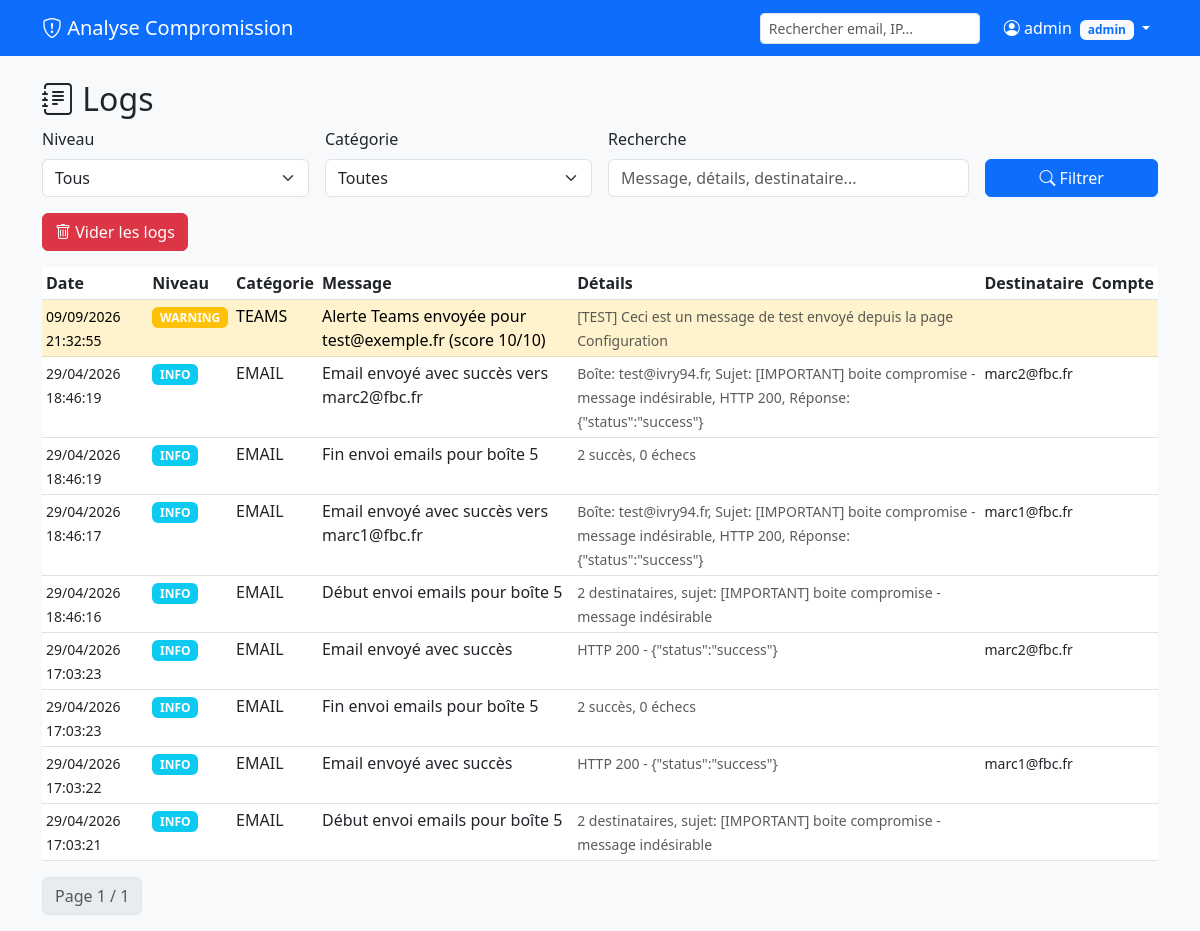
Screenshot of /logs (signed in) with the database file from the repository.
### tables this page shows
CREATE TABLE logs (
        id INTEGER PRIMARY KEY AUTOINCREMENT,
        timestamp TIMESTAMP DEFAULT CURRENT_TIMESTAMP,
        level TEXT NOT NULL,
        category TEXT NOT NULL,
        message TEXT NOT NULL,
        details TEXT,
        boite_id INTEGER,
        recipient TEXT, username TEXT,
        FOREIGN KEY (boite_id) REFERENCES boites_compromises(id)
    );

### app.py (the view)
@app.route('/logs')
@admin_required
def view_logs():
    conn = get_db()
    page = request.args.get('page', 1, type=int)
    per_page = 50
    offset = (page - 1) * per_page
    level_filter = request.args.get('level', '')
    category_filter = request.args.get('category', '')
    search = request.args.get('search', '')
    query = 'SELECT * FROM logs WHERE 1=1'
    params = []
    if level_filter:
        query += ' AND level=?'
        params.append(level_filter)
    if category_filter:
        query += ' AND category=?'
        params.append(category_filter)
    if search:
        query += ' AND (message LIKE ? OR details LIKE ? OR recipient LIKE ? OR username LIKE ?)'
        params.extend([f'%{search}%', f'%{search}%', f'%{search}%', f'%{search}%'])
    query += ' ORDER BY timestamp DESC LIMIT ? OFFSET ?'
    params.extend([per_page, offset])
    logs = conn.execute(query, params).fetchall()
    count_query = 'SELECT COUNT(*) as cnt FROM logs WHERE 1=1'
    count_params = []
    if level_filter:
        count_query += ' AND level=?'
        count_params.append(level_filter)
    if category_filter:
        count_query += ' AND category=?'
        count_params.append(category_filter)
    if search:
        count_query += ' AND (message LIKE ? OR details LIKE ? OR recipient LIKE ? OR username LIKE ?)'
        count_params.extend([f'%{search}%', f'%{search}%', f'%{search}%', f'%{search}%'])
    total = conn.execute(count_query, count_params).fetchone()['cnt']
    total_pages = (total + per_page - 1) // per_page
    levels = conn.execute('SELECT DISTINCT level FROM logs ORDER BY level').fetchall()
    categories = conn.execute('SELECT DISTINCT category FROM logs ORDER BY category').fetchall()
    conn.close()
    return render_template('logs.html', logs=logs, page=page, total_pages=total_pages,
                           levels=levels, categories=categories,
                           level_filter=level_filter, category_filter=category_filter, search=search)

### app.py (called while the page is built, shortened)
def format_paris_datetime(value, fmt='%d/%m/%Y %H:%M:%S'):
    if not value:
        return ''
    from datetime import datetime
    try:
        from zoneinfo import ZoneInfo
    except ImportError:
        return value
    s = str(value).strip()
    try:
        if s.endswith('Z'):
            s = s[:-1] + '+00:00'
        dt = datetime.fromisoformat(s)
        if dt.tzinfo is None:
            dt = dt.replace(tzinfo=ZoneInfo('UTC'))
        return dt.astimezone(ZoneInfo('Europe/Paris')).strftime(fmt)
    except Exception:
        return value

def get_db():
    conn = sqlite3.connect(DB_PATH)
    conn.row_factory = sqlite3.Row
    return conn

@app.before_request
def require_login():
    if request.endpoint is None or request.endpoint in PUBLIC_ENDPOINTS or request.path.startswith('/api/v1/'):
        return
    if not session.get('user_id'):
        return redirect(url_for('login', next=request.path))
    if session.get('must_change_password') and request.endpoint not in PASSWORD_CHANGE_ALLOWED_ENDPOINTS:
        return redirect(url_for('change_password'))

def admin_required(f):
    @wraps(f)
    def decorated_function(*args, **kwargs):
        if not session.get('user_id'):
            return redirect(url_for('login', next=request.path))
        if session.get('role') != 'admin':
            flash("Accès réservé aux administrateurs")
            return redirect(url_for('index'))
        return f(*args, **kwargs)
    return decorated_function

### templates/logs.html (shortened to what this page needs)
{% extends "base.html" %}
{% block content %}
<h2><i class="bi bi-journal-text"></i> Logs</h2>
<form class="row g-3 mb-3" method="get">
    <div class="col-md-3">
        <label class="form-label">Niveau</label>
        <select name="level" class="form-select">
            <option value="">Tous</option>
        </select>
    </div>
    <div class="col-md-3">
        <label class="form-label">Catégorie</label>
        <select name="category" class="form-select">
            <option value="">Toutes</option>
        </select>
    </div>
    <div class="col-md-4">
        <label class="form-label">Recherche</label>
        <input type="text" name="search" class="form-control" value="{{ search }}" placeholder="Message, détails, destinataire...">
    </div>
    <div class="col-md-2 d-flex align-items-end">
        <button type="submit" class="btn btn-primary w-100"><i class="bi bi-search"></i> Filtrer</button>
    </div>
</form>
<form method="post" action="{{ url_for('clear_logs') }}" class="mb-3" onsubmit="return confirm('Supprimer tous les logs ?');">
    <button type="submit" class="btn btn-danger"><i class="bi bi-trash"></i> Vider les logs</button>
</form>
<div class="table-responsive">
    <table class="table table-sm table-hover">
        <thead>
            <tr>
                <th>Date</th>
                <th>Niveau</th>
                <th>Catégorie</th>
                <th>Message</th>
                <th>Détails</th>
                <th>Destinataire</th>
                <th>Compte</th>
            </tr>
        </thead>
        <tbody>
            {% for log in logs %}
            <tr class="{% if log.level=='ERROR' %}table-danger{% elif log.level=='WARNING' %}table-warning{% endif %} clickable-row" onclick="window.location='{{ url_for('view_log_detail', log_id=log.id) }}'" style="cursor: pointer;">
                <td><small>{{ log.timestamp|paris }}</small></td>
                <td><span class="badge {% if log.level=='ERROR' %}bg-danger{% elif log.level=='WARNING' %}bg-warning{% else %}bg-info{% endif %}">{{ log.level }}</span></td>
                <td>{{ log.category }}</td>
                <td>{{ log.message }}</td>
                <td><small class="text-muted">{{ log.details[:150] if log.details else '' }}{% if log.details and log.details|length > 150 %}...{% endif %}</small></td>
                <td><small>{{ log.recipient or '' }}</small></td>
                <td><small>{% if log.username %}<span class="badge bg-secondary"><i class="bi bi-person"></i> {{ log.username }}</span>{% endif %}</small></td>
            </tr>
            {% else %}
            <tr><td colspan="7" class="text-center text-muted">Aucun log</td></tr>
            {% endfor %}
        </tbody>
    </table>
</div>
<nav>
    <ul class="pagination">
        <li class="page-item disabled"><a class="page-link" href="#">Page {{ page }} / {{ total_pages }}</a></li>
    </ul>
</nav>
{% endblock %}

### templates/base.html (style rules this page uses)
body { background-color: #f8f9fa; }

### rows the page displays
logs: timestamp|paris "09/09/2026 21:32:55", level "WARNING", category "TEAMS", message "Alerte Teams envoyée pour test@exemple.fr (score 10/10)", details "[TEST] Ceci est un message de test envoyé depuis la page Configuration"
logs: timestamp|paris "29/04/2026 18:46:19", level "INFO", category "EMAIL", message "Email envoyé avec succès vers marc2@fbc.fr", details "Boîte: test@ivry94.fr, Sujet: [IMPORTANT] boite compromise - message indésirable, HTTP 200, Réponse: {\"status\":\"success\"}", recipient "marc2@fbc.fr"
logs: timestamp|paris "29/04/2026 18:46:19", level "INFO", category "EMAIL", message "Fin envoi emails pour boîte 5", details "2 succès, 0 échecs"
logs: timestamp|paris "29/04/2026 18:46:17", level "INFO", category "EMAIL", message "Email envoyé avec succès vers marc1@fbc.fr", details "Boîte: test@ivry94.fr, Sujet: [IMPORTANT] boite compromise - message indésirable, HTTP 200, Réponse: {\"status\":\"success\"}", recipient "marc1@fbc.fr"
logs: timestamp|paris "29/04/2026 18:46:16", level "INFO", category "EMAIL", message "Début envoi emails pour boîte 5", details "2 destinataires, sujet: [IMPORTANT] boite compromise - message indésirable"
logs: timestamp|paris "29/04/2026 17:03:23", level "INFO", category "EMAIL", message "Email envoyé avec succès", details "HTTP 200 - {\"status\":\"success\"}", recipient "marc2@fbc.fr"
logs: timestamp|paris "29/04/2026 17:03:23", level "INFO", category "EMAIL", message "Fin envoi emails pour boîte 5", details "2 succès, 0 échecs"
logs: timestamp|paris "29/04/2026 17:03:22", level "INFO", category "EMAIL", message "Email envoyé avec succès", details "HTTP 200 - {\"status\":\"success\"}", recipient "marc1@fbc.fr"
logs: timestamp|paris "29/04/2026 17:03:21", level "INFO", category "EMAIL", message "Début envoi emails pour boîte 5", details "2 destinataires, sujet: [IMPORTANT] boite compromise - message indésirable"

### other values shown
{{ session.get('username') }} "admin"
{{ page }} "1"
{{ total_pages }} "1"
